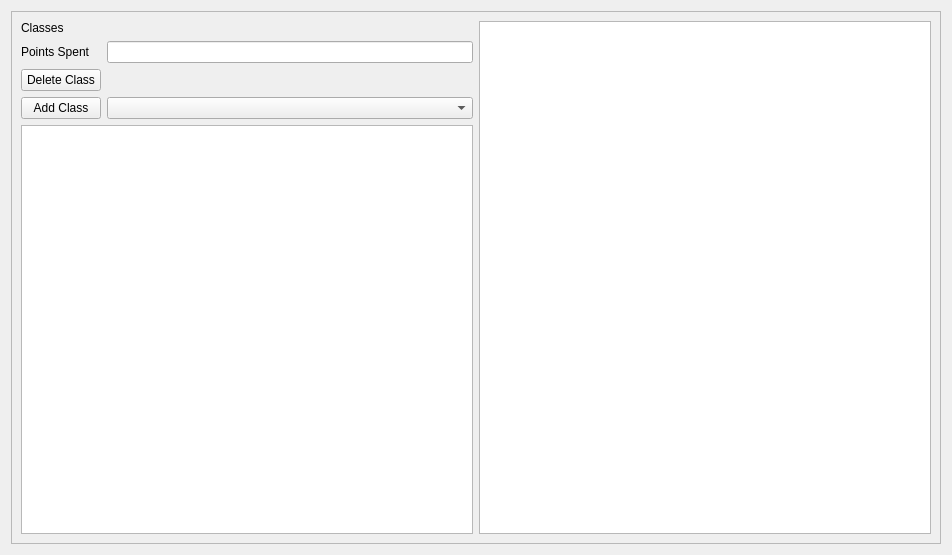
<?xml version="1.0" encoding="UTF-8"?>
<ui version="4.0">
 <class>Form</class>
 <widget class="QWidget" name="Form">
  <property name="geometry">
   <rect>
    <x>0</x>
    <y>0</y>
    <width>952</width>
    <height>555</height>
   </rect>
  </property>
  <property name="windowTitle">
   <string>Form</string>
  </property>
  <layout class="QVBoxLayout" name="verticalLayout">
   <item>
    <widget class="QFrame" name="frame">
     <property name="frameShape">
      <enum>QFrame::StyledPanel</enum>
     </property>
     <property name="frameShadow">
      <enum>QFrame::Raised</enum>
     </property>
     <layout class="QHBoxLayout" name="horizontalLayout">
      <item>
       <layout class="QGridLayout" name="gridLayout">
        <item row="4" column="0" colspan="2">
         <widget class="QListWidget" name="classesListWidget"/>
        </item>
        <item row="3" column="0">
         <widget class="QPushButton" name="addClassButton">
          <property name="text">
           <string>Add Class</string>
          </property>
         </widget>
        </item>
        <item row="1" column="1">
         <widget class="QLineEdit" name="pointsSpentEdit">
          <property name="readOnly">
           <bool>true</bool>
          </property>
         </widget>
        </item>
        <item row="3" column="1">
         <widget class="QComboBox" name="classesComboBox"/>
        </item>
        <item row="0" column="0">
         <widget class="QLabel" name="label">
          <property name="text">
           <string>Classes</string>
          </property>
         </widget>
        </item>
        <item row="1" column="0">
         <widget class="QLabel" name="pointsSpentLabel">
          <property name="text">
           <string>Points Spent</string>
          </property>
         </widget>
        </item>
        <item row="2" column="0">
         <widget class="QPushButton" name="deleteClassButton">
          <property name="text">
           <string>Delete Class</string>
          </property>
         </widget>
        </item>
       </layout>
      </item>
      <item>
       <widget class="QTextEdit" name="textEdit"/>
      </item>
     </layout>
    </widget>
   </item>
  </layout>
 </widget>
 <resources/>
 <connections/>
</ui>
